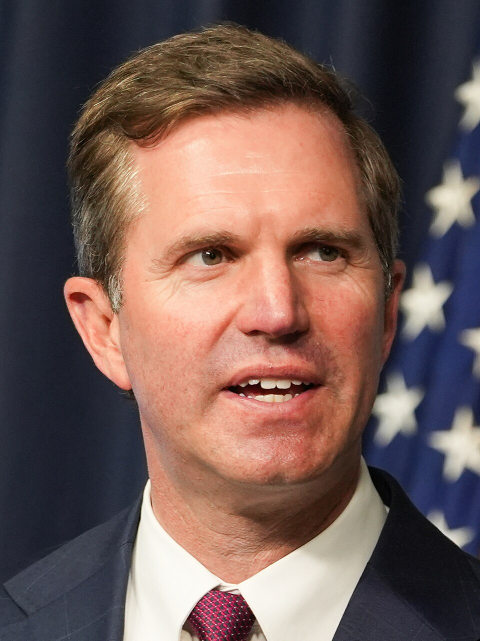
#> input picture data/seed/photos/andy-beshear.jpg, 960 x 1281 px (shown at 1/2 size)
$ python -i photos.py   (imports and definitions only)
#> lines starting #> are read from the running program, lines starting #| are printed output that depends on the picture
"""Candidate portraits: openly licensed photos in data/seed/photos/, published as small black-and-white crops.

credits.json lists, per candidate, the source file page, author and licence. Only public-domain or Creative
Commons images belong there; a CC licence needs the credit line the profile page prints under the photo,
and "converted to black and white, cropped" is that line's note of the change.
"""
from __future__ import annotations

import json
from pathlib import Path

from PIL import Image, ImageOps

from . import config

PHOTO_DIR = config.SEED_DIR / "photos"
SIZE = (300, 400)  # 3:4 portrait


def load_credits() -> dict[str, dict]:
    path = PHOTO_DIR / "credits.json"
    return json.loads(path.read_text()) if path.exists() else {}


def portrait(src: Path, dest: Path) -> None:
    """Crop to 3:4 (keeping the top of a tall photo, where the face is), shrink, and save in black and white."""
#> called with src = '../data/seed/photos/andy-beshear.jpg', dest = 'out.png'
    with Image.open(src) as im:
#> im is the input picture: PIL image 960x1281 RGB; mean R, G, B 113.5, 90, 85.3
        im = ImageOps.exif_transpose(im).convert("L")
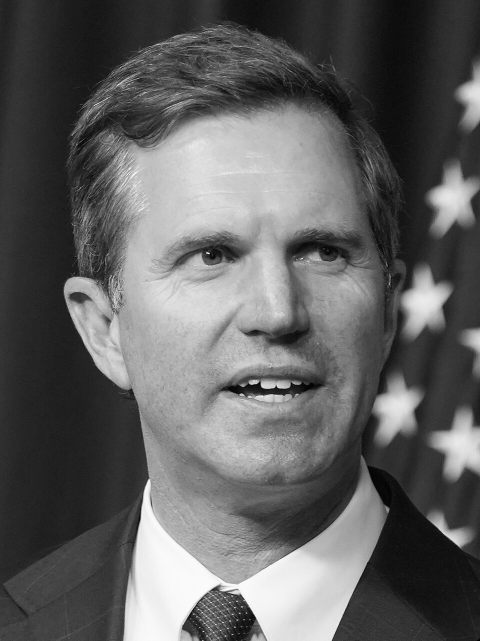
#> im: PIL image 960x1281 L (shown at 1/2 size); min 0, max 254, mean 96.5
        w, h = im.size
#> w = 960; h = 1281
        target = SIZE[0] / SIZE[1]
        if w / h > target:  # too wide: trim the sides evenly
            cw = round(h * target)
            box = ((w - cw) // 2, 0, (w - cw) // 2 + cw, h)
        else:  # too tall: keep the top, with a little headroom
            ch = round(w / target)
#> ch = 1280
            top = min(round((h - ch) * 0.15), h - ch)
#> top = 0
            box = (0, top, w, top + ch)
#> box = (0, 0, 960, 1280)
        im = ImageOps.autocontrast(im.crop(box).resize(SIZE, Image.LANCZOS), cutoff=0.5)
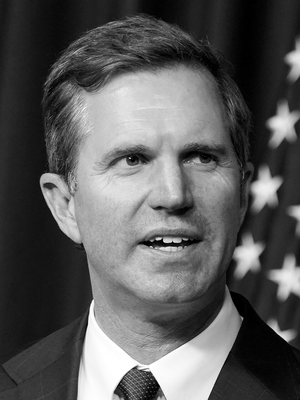
#> im: PIL image 300x400 L; min 0, max 255, mean 89.7
#> (the run stopped early here; a loop or call above may not have finished)

$ run again, on data/seed/photos/donald-trump-jr.jpg
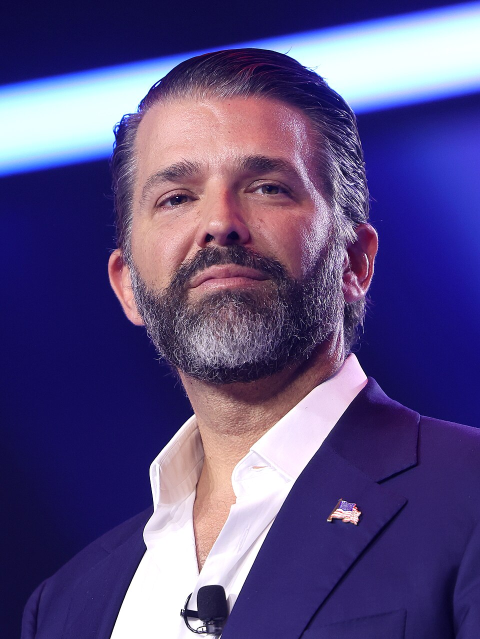
#> input picture data/seed/photos/donald-trump-jr.jpg, 960 x 1278 px (shown at 1/2 size)
#> in portrait, im is the input picture: PIL image 960x1278 RGB; mean R, G, B 88.9, 76.1, 129.3
#> in portrait, `im = ImageOps.exif_transpose(im).convert("L")`:
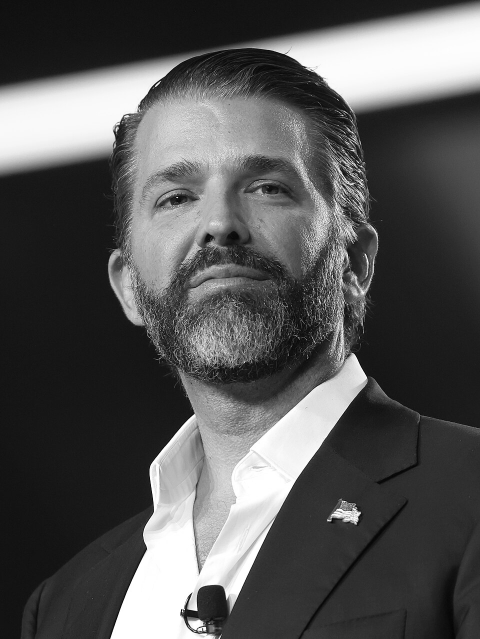
#> im: PIL image 960x1278 L (shown at 1/2 size); min 0, max 255, mean 86
#> in portrait, `im = ImageOps.autocontrast(im.crop(box).resize(SIZE, Image.LANCZOS), c..`:
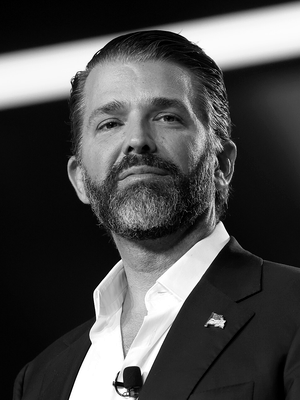
#> im: PIL image 300x400 L; min 0, max 255, mean 75

$ run again, on data/seed/photos/jd-vance.jpg
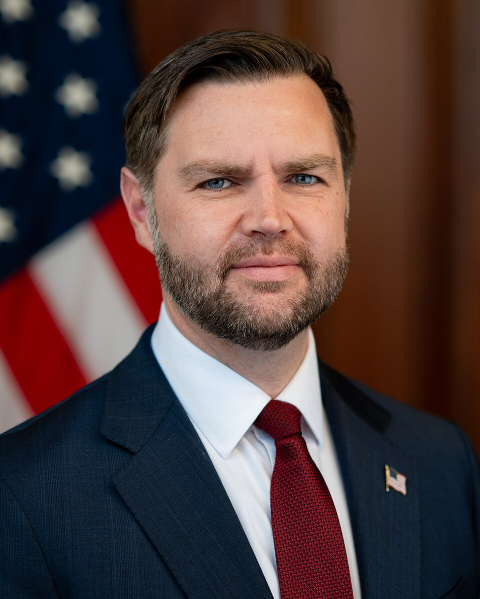
#> input picture data/seed/photos/jd-vance.jpg, 960 x 1198 px (shown at 1/2 size)
#> in portrait, im is the input picture: PIL image 960x1198 RGB; mean R, G, B 82.6, 63.1, 61.9
#> in portrait, `im = ImageOps.exif_transpose(im).convert("L")`:
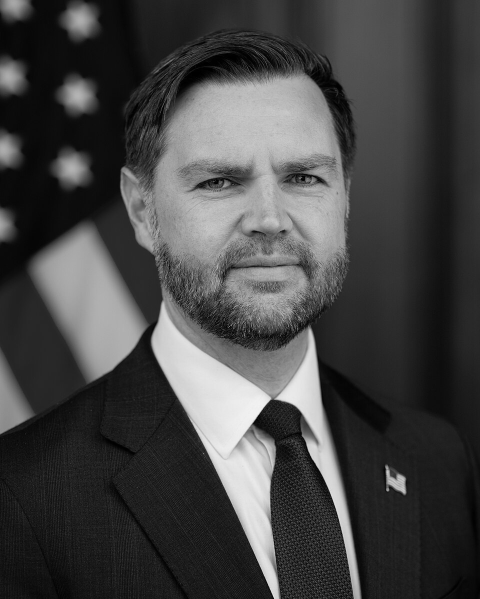
#> im: PIL image 960x1198 L (shown at 1/2 size); min 0, max 248, mean 68.8
#> in portrait, `im = ImageOps.autocontrast(im.crop(box).resize(SIZE, Image.LANCZOS), c..`:
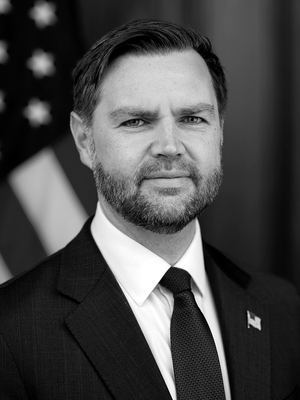
#> im: PIL image 300x400 L; min 0, max 255, mean 72.3

$ run again, on data/seed/photos/josh-shapiro.jpg
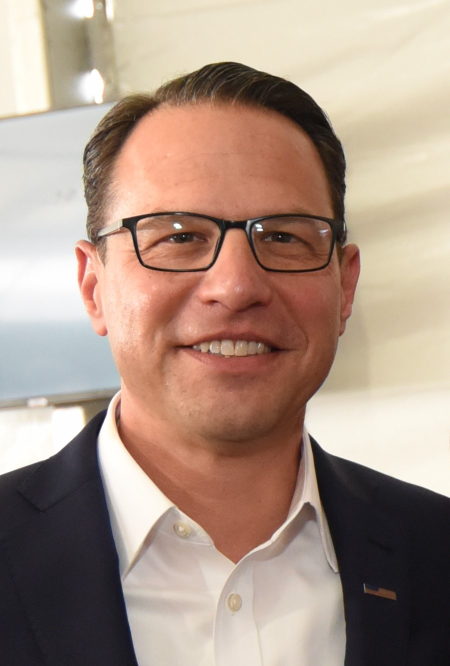
#> input picture data/seed/photos/josh-shapiro.jpg, 899 x 1332 px (shown at 1/2 size)
#> in portrait, im is the input picture: PIL image 899x1332 RGB; mean R, G, B 170.7, 148.1, 133.8
#> in portrait, `im = ImageOps.exif_transpose(im).convert("L")`:
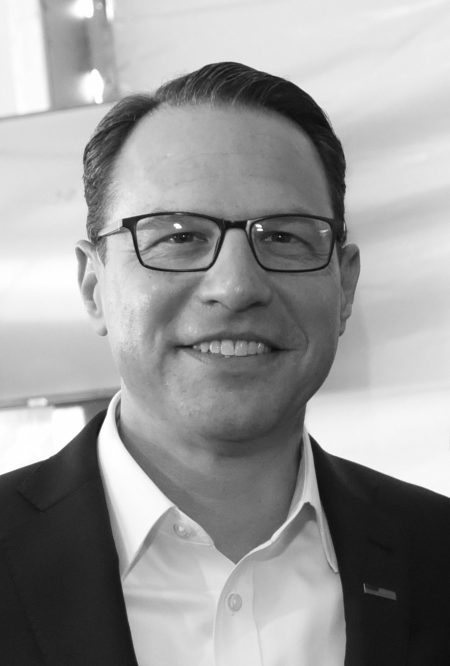
#> im: PIL image 899x1332 L (shown at 1/2 size); min 11, max 255, mean 153.3
#> in portrait, `im = ImageOps.autocontrast(im.crop(box).resize(SIZE, Image.LANCZOS), c..`:
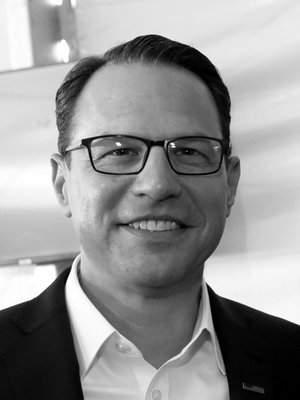
#> im: PIL image 300x400 L; min 0, max 255, mean 148.1
